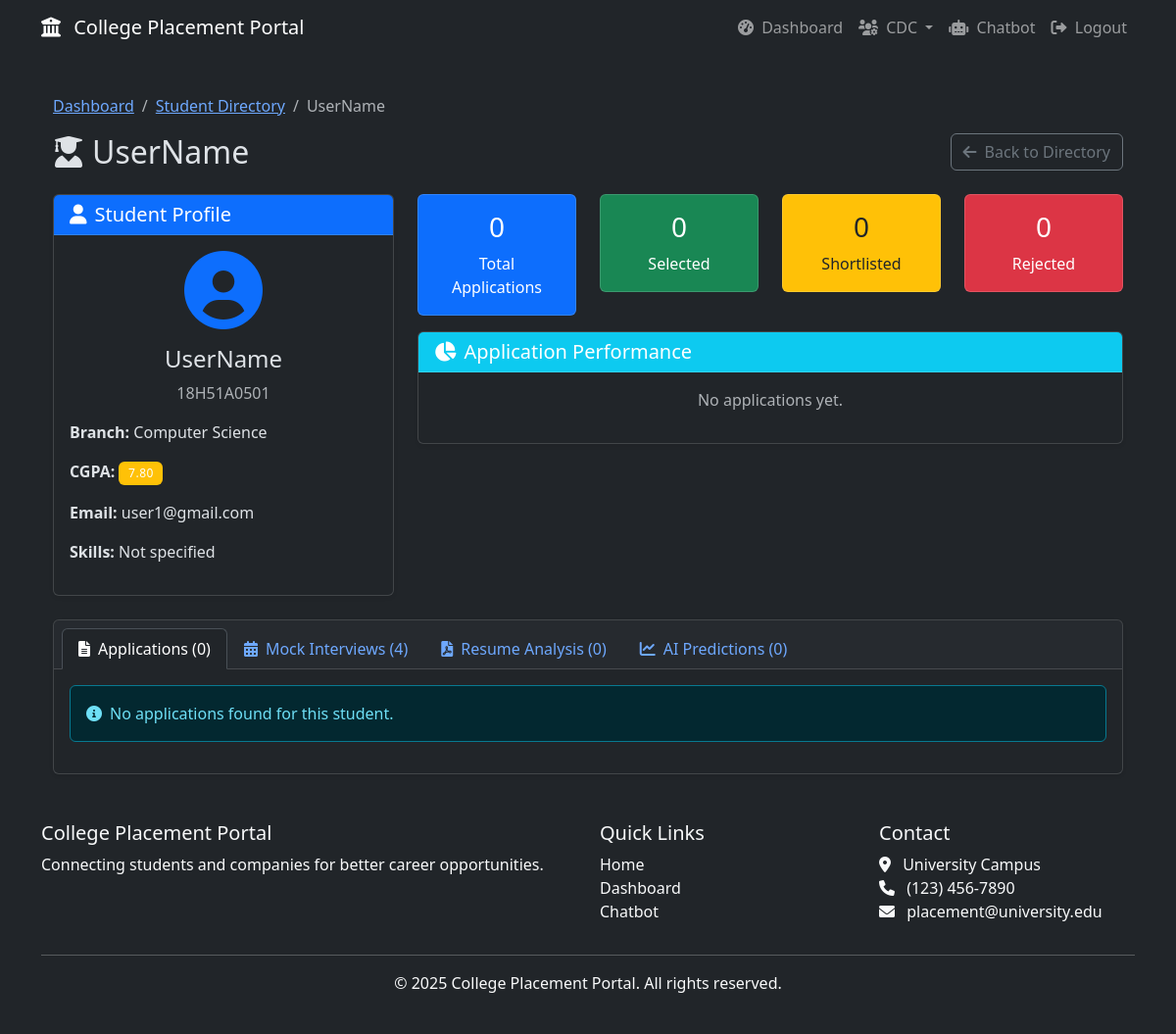
Page /cdc/student/1 (signed in) on the committed database.
### models.py (models this page shows, shortened)
class StudentProfile(db.Model):
    id = db.Column(db.Integer, primary_key=True)
    user_id = db.Column(db.Integer, db.ForeignKey('user.id'), nullable=False)
    full_name = db.Column(db.String(100), nullable=False)
    roll_number = db.Column(db.String(20), unique=True, nullable=False)
    branch = db.Column(db.String(50), nullable=False)
    cgpa = db.Column(db.Float, nullable=False)
    resume_file = db.Column(db.String(255), nullable=True)  # Path to uploaded PDF resume
    skills = db.Column(db.Text, nullable=True)  # Extracted skills from resume
    applications = db.relationship('Application', backref='student', cascade='all, delete-orphan')
    mock_interviews = db.relationship('MockInterview', backref='student', cascade='all, delete-orphan')
    resume_analyses = db.relationship('ResumeAnalysis', backref='student', cascade='all, delete-orphan')
    chatbot_sessions = db.relationship('ChatbotSession', backref='student', cascade='all, delete-orphan')

class User(UserMixin, db.Model):
    id = db.Column(db.Integer, primary_key=True)
    username = db.Column(db.String(64), unique=True, nullable=False)
    email = db.Column(db.String(120), unique=True, nullable=False)
    password_hash = db.Column(db.String(256), nullable=False)
    role = db.Column(db.String(20), nullable=False)
    created_at = db.Column(db.DateTime, default=datetime.utcnow)
    student_profile = db.relationship('StudentProfile', backref='user', uselist=False, cascade='all, delete-orphan')
    company_profile = db.relationship('CompanyProfile', backref='user', uselist=False, cascade='all, delete-orphan')
    cdc_profile = db.relationship('CDCProfile', backref='user', uselist=False, cascade='all, delete-orphan')
    def is_student(self):
        return self.role == ROLE_STUDENT
    def is_cdc(self):
        return self.role == ROLE_CDC

### routes.py (the view)
@bp.route('/cdc/student/<int:student_id>')
@login_required
def cdc_student_details(student_id):
    if not current_user.is_cdc():
        flash('Access denied.', 'danger')
        return redirect(url_for('routes.dashboard'))
    student = StudentProfile.query.get_or_404(student_id)
    applications = Application.query.filter_by(student_id=student_id).order_by(Application.applied_date.desc()).all()
    mock_interviews = MockInterview.query.filter_by(student_id=student_id).order_by(MockInterview.scheduled_date.desc()).all()
    resume_analyses = ResumeAnalysis.query.filter_by(student_id=student_id).all()
    selection_predictions = SelectionPrediction.query.join(Application).filter(Application.student_id == student_id).all()
    total_applications = len(applications)
    selected_count = len([app for app in applications if app.status == 'selected'])
    shortlisted_count = len([app for app in applications if app.status == 'shortlisted'])
    rejected_count = len([app for app in applications if app.status == 'rejected'])
    return render_template('cdc/student_details.html',
                         student=student,
                         applications=applications,
                         mock_interviews=mock_interviews,
                         resume_analyses=resume_analyses,
                         selection_predictions=selection_predictions,
                         total_applications=total_applications,
                         selected_count=selected_count,
                         shortlisted_count=shortlisted_count,
                         rejected_count=rejected_count)

### templates/cdc/student_details.html (shortened to what this page needs)
{% extends "base.html" %}
{% block content %}
<div class="container">
    <div class="row mb-4">
        <div class="col-12">
            <nav aria-label="breadcrumb">
                <ol class="breadcrumb">
                    <li class="breadcrumb-item"><a href="{{ url_for('routes.dashboard') }}">Dashboard</a></li>
                    <li class="breadcrumb-item"><a href="{{ url_for('routes.cdc_students') }}">Student Directory</a></li>
                    <li class="breadcrumb-item active" aria-current="page">{{ student.full_name }}</li>
                </ol>
            </nav>
            <div class="d-flex justify-content-between align-items-center">
                <h2 class="mb-0">
                    <i class="fas fa-user-graduate me-2"></i>{{ student.full_name }}
                </h2>
                <a href="{{ url_for('routes.cdc_students') }}" class="btn btn-outline-secondary">
                    <i class="fas fa-arrow-left me-2"></i>Back to Directory
                </a>
            </div>
        </div>
    </div>
    <div class="row mb-4">
        <div class="col-md-4">
            <div class="card shadow-sm">
                <div class="card-header bg-primary text-white">
                    <h5 class="mb-0"><i class="fas fa-user me-2"></i>Student Profile</h5>
                </div>
                <div class="card-body text-center">
                    <i class="fas fa-user-circle fa-5x text-primary mb-3"></i>
                    <h4>{{ student.full_name }}</h4>
                    <p class="text-muted">{{ student.roll_number }}</p>
                    <div class="row text-start">
                        <div class="col-12">
                            <p><strong>Branch:</strong> {{ student.branch }}</p>
                            <p><strong>CGPA:</strong>
                                <span class="badge {% if student.cgpa >= 8.0 %}bg-success{% elif student.cgpa >= 7.0 %}bg-warning{% else %}bg-danger{% endif %}">
                                    {{ "%.2f"|format(student.cgpa) }}
                                </span>
                            </p>
                            <p><strong>Email:</strong> {{ student.user.email }}</p>
                            <p><strong>Skills:</strong> {{ student.skills or 'Not specified' }}</p>
                        </div>
                    </div>
                </div>
            </div>
        </div>
        <div class="col-md-8">
            <div class="row">
                <div class="col-md-3 mb-3">
                    <div class="card bg-primary text-white text-center">
                        <div class="card-body py-3">
                            <h3 class="mb-2">{{ total_applications }}</h3>
                            <p class="mb-0">Total Applications</p>
                        </div>
                    </div>
                </div>
                <div class="col-md-3 mb-3">
                    <div class="card bg-success text-white text-center">
                        <div class="card-body py-3">
                            <h3 class="mb-2">{{ selected_count }}</h3>
                            <p class="mb-0">Selected</p>
                        </div>
                    </div>
                </div>
                <div class="col-md-3 mb-3">
                    <div class="card bg-warning text-dark text-center">
                        <div class="card-body py-3">
                            <h3 class="mb-2">{{ shortlisted_count }}</h3>
                            <p class="mb-0">Shortlisted</p>
                        </div>
                    </div>
                </div>
                <div class="col-md-3 mb-3">
                    <div class="card bg-danger text-white text-center">
                        <div class="card-body py-3">
                            <h3 class="mb-2">{{ rejected_count }}</h3>
                            <p class="mb-0">Rejected</p>
                        </div>
                    </div>
                </div>
            </div>
            <div class="card shadow-sm">
                <div class="card-header bg-info text-white">
                    <h5 class="mb-0"><i class="fas fa-chart-pie me-2"></i>Application Performance</h5>
                </div>
                <div class="card-body">
                    {% if total_applications > 0 %}
                        <div class="progress mb-3" style="height: 25px;">
                            {% set selected_percent = (selected_count / total_applications * 100) %}
                            {% set shortlisted_percent = (shortlisted_count / total_applications * 100) %}
                            {% set rejected_percent = (rejected_count / total_applications * 100) %}
                            <div class="progress-bar bg-success" style="width: {{ selected_percent }}%">
                                Selected ({{ "%.1f"|format(selected_percent) }}%)
                            </div>
                            <div class="progress-bar bg-warning" style="width: {{ shortlisted_percent }}%">
                                Shortlisted ({{ "%.1f"|format(shortlisted_percent) }}%)
                            </div>
                            <div class="progress-bar bg-danger" style="width: {{ rejected_percent }}%">
                                Rejected ({{ "%.1f"|format(rejected_percent) }}%)
                            </div>
                        </div>
                    {% else %}
                        <p class="text-muted text-center">No applications yet.</p>
                    {% endif %}
                </div>
            </div>
        </div>
    </div>
    <div class="row">
        <div class="col-12">
            <div class="card shadow-sm">
                <div class="card-header">
                    <ul class="nav nav-tabs card-header-tabs" id="studentTabs" role="tablist">
                        <li class="nav-item" role="presentation">
                            <button class="nav-link active" id="applications-tab" data-bs-toggle="tab"
                                    data-bs-target="#applications" type="button" role="tab">
                                <i class="fas fa-file-alt me-2"></i>Applications ({{ applications|length }})
                            </button>
                        </li>
                        <li class="nav-item" role="presentation">
                            <button class="nav-link" id="interviews-tab" data-bs-toggle="tab"
                                    data-bs-target="#interviews" type="button" role="tab">
                                <i class="fas fa-calendar-alt me-2"></i>Mock Interviews ({{ mock_interviews|length }})
                            </button>
                        </li>
                        <li class="nav-item" role="presentation">
                            <button class="nav-link" id="resume-tab" data-bs-toggle="tab"
                                    data-bs-target="#resume" type="button" role="tab">
                                <i class="fas fa-file-pdf me-2"></i>Resume Analysis ({{ resume_analyses|length }})
                            </button>
                        </li>
                        <li class="nav-item" role="presentation">
                            <button class="nav-link" id="predictions-tab" data-bs-toggle="tab"
                                    data-bs-target="#predictions" type="button" role="tab">
                                <i class="fas fa-chart-line me-2"></i>AI Predictions ({{ selection_predictions|length }})
                            </button>
                        </li>
                    </ul>
                </div>
                <div class="card-body">
                    <div class="tab-content" id="studentTabsContent">
                        <div class="tab-pane fade show active" id="applications" role="tabpanel">
                            {% if applications %}
                                <div class="table-responsive">
                                    <table class="table table-hover">
                                        <thead>
                                            <tr>
                                                <th>Company</th>
                                                <th>Job Title</th>
                                                <th>Applied Date</th>
                                                <th>Status</th>
                                                <th>Actions</th>
                                            </tr>
                                        </thead>
                                        <tbody>
                                            {% for application in applications %}
                                                <tr>
                                                    <td>{{ application.job_posting.company.company_name }}</td>
                                                    <td>{{ application.job_posting.title }}</td>
                                                    <td>{{ application.applied_date.strftime('%d %b %Y') }}</td>
                                                    <td>
                                                        <span class="badge {% if application.status == 'selected' %}bg-success{% elif application.status == 'shortlisted' %}bg-warning{% elif application.status == 'rejected' %}bg-danger{% else %}bg-info{% endif %}">
                                                            {{ application.status|title }}
                                                        </span>
                                                    </td>
                                                    <td>
                                                        <button type="button" class="btn btn-sm btn-info"
                                                                data-bs-toggle="modal"
                                                                data-bs-target="#applicationModal{{ application.id }}">
                                                            <i class="fas fa-eye"></i> View
                                                        </button>
                                                    </td>
                                                </tr>
                                            {% endfor %}
                                        </tbody>
                                    </table>
                                </div>
                            {% else %}
                                <div class="alert alert-info">
                                    <i class="fas fa-info-circle me-2"></i>No applications found for this student.
                                </div>
                            {% endif %}
                        </div>
                    </div>
                </div>
            </div>
        </div>
    </div>
</div>
{% endblock %}

### static/css/custom.css (style rules this page uses)
.card.shadow-sm { transition: transform 0.3s ease, box-shadow 0.3s ease; }
.badge { font-weight: 500; letter-spacing: 0.5px; padding: 0.5em 0.8em; }

### rows in the picture
StudentProfile: full_name "UserName", roll_number "18H51A0501", branch "Computer Science", cgpa "7.80", skills "Not specified"
User: user.email "user1@gmail.com"

### other values in the picture
{{ total_applications }} "0"
{{ selected_count }} "0"
{{ shortlisted_count }} "0"
{{ rejected_count }} "0"
{{ applications|length }} "0"
{{ mock_interviews|length }} "4"
{{ resume_analyses|length }} "0"
{{ selection_predictions|length }} "0"
